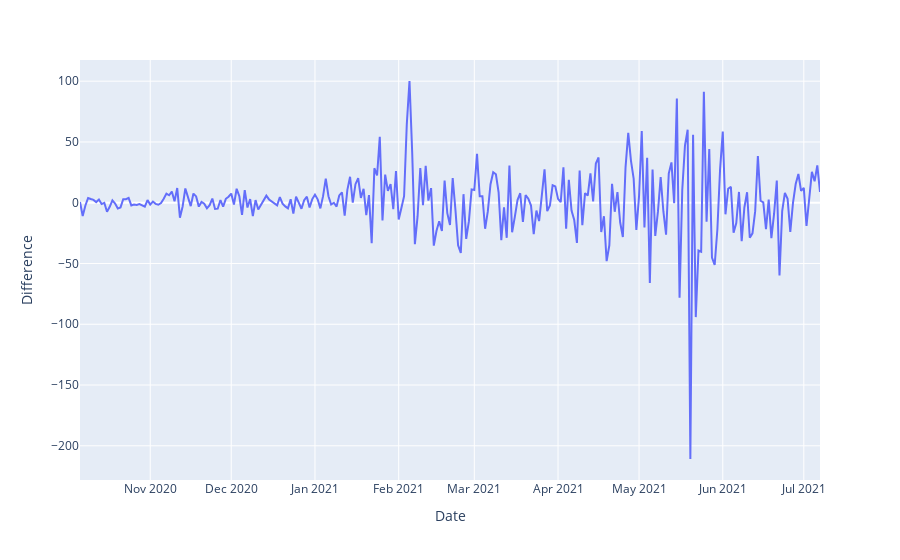

Here is the notebook cell this chart was saved with:
### Code cell
fig = px.line(data, x='Date', y="Difference")
fig.show();

### Figure 1 — Plotly figure (JSON) as saved in the notebook; plotly's stock layout.template omitted (floating-point values rounded to 4 significant figures; data arrays with more than 128 entries replaced by an {"elided": "..."} marker saying what was removed)
{"data": [{"hovertemplate": "Date=%{x}<br>Difference=%{y}<extra></extra>", "legendgroup": "", "line": {"color": "#636efa", "dash": "solid"}, "marker": {"symbol": "circle"}, "mode": "lines", "name": "", "orientation": "v", "showlegend": false, "x": {"elided": "275 str values"}, "xaxis": "x", "y": {"elided": "275 float values"}, "yaxis": "y", "type": "scatter"}], "layout": {"xaxis": {"anchor": "y", "domain": [0, 1], "title": {"text": "Date"}}, "yaxis": {"anchor": "x", "domain": [0, 1], "title": {"text": "Difference"}}, "legend": {"tracegroupgap": 0}, "margin": {"t": 60}}}
